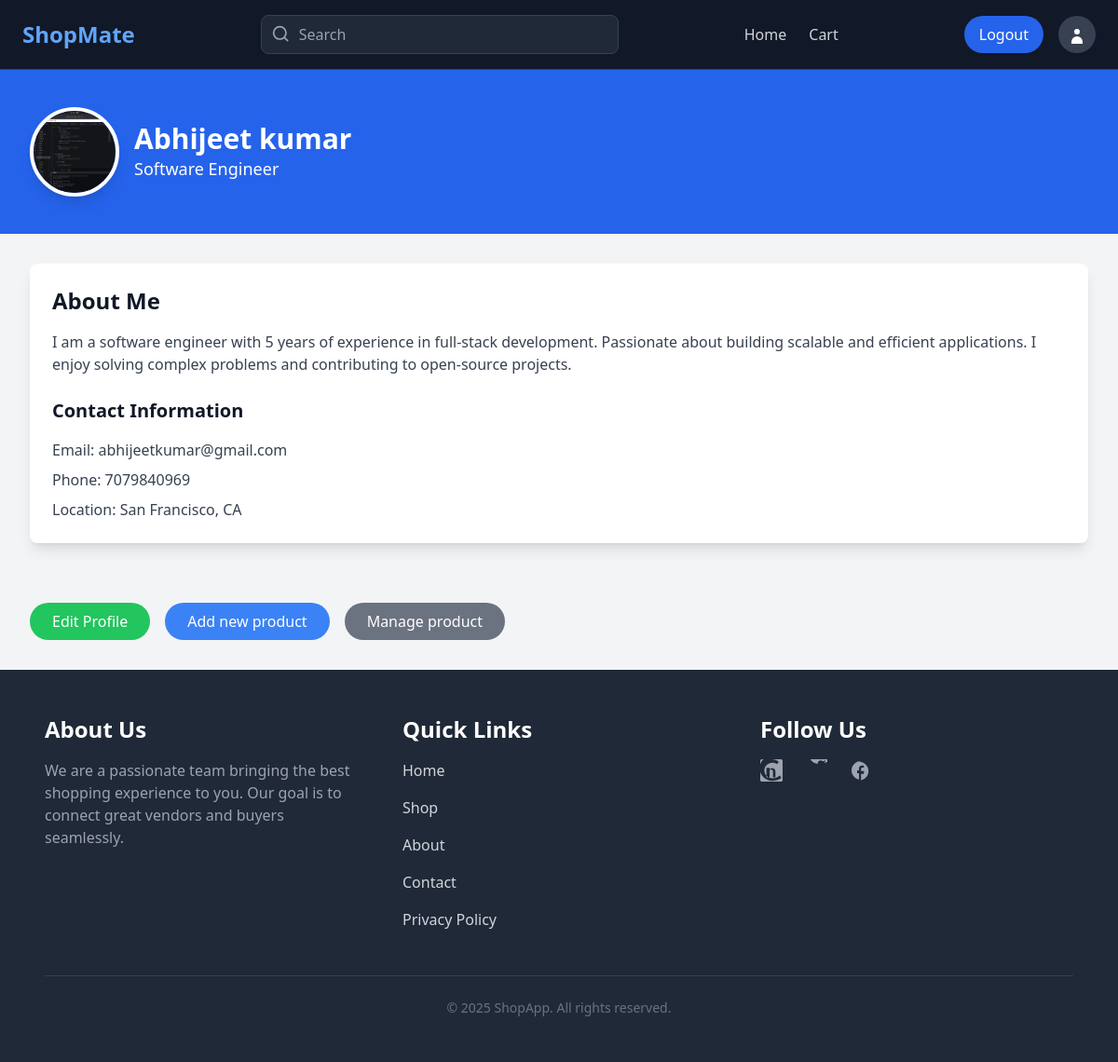
Page /profile_view/ (signed in) on the committed database.
### app/models.py (models this page shows, shortened)
class ProfileModel(models.Model):
    user=models.ForeignKey(User,on_delete=models.CASCADE,related_name='user')
    profile_image=models.ImageField(upload_to='profile')
    first_name=models.CharField(max_length=50)
    last_name=models.CharField(max_length=50)
    phone=models.IntegerField()
    is_vendor=models.BooleanField(default=False)
    created_at=models.DateField(auto_now_add=True)
    update_at=models.DateField(auto_now=True)

### app/views.py (the view)
# urls.py: path('profile_view/',views.ProfilePage.as_view(),name='profile_view'),
class ProfilePage(View,LoginRequiredMixin):
    def get(self,request,*args,**kwargs):
        try:
            profile=ProfileModel.objects.get(user=self.request.user)
            return render(request,'home/profile.html',{'profile':profile})
        except ProfileModel.DoesNotExist:
            raise Http404('page not found ')

### app/templates/home/profile.html
{% extends 'base.html' %}
{% block content  %}
<main class="bg-gray-100">
    <div class="bg-blue-600 text-white py-10">
        <div class="max-w-7xl mx-auto px-4 sm:px-6 lg:px-8">
            <div class="flex items-center space-x-4">
                <img class="w-24 h-24 rounded-full border-4 border-white shadow-lg" src="{{profile.profile_image.url}}" alt="User's Profile Picture">
                <div>
                    <h1 class="text-3xl font-semibold">{{profile.first_name}} {{profile.last_name}} </h1>
                    <p class="text-lg">Software Engineer</p>
                </div>
            </div>
        </div>
    </div>
    <div class="max-w-7xl mx-auto px-4 sm:px-6 lg:px-8 py-8">
        <div class="bg-white shadow-lg rounded-lg p-6">
            <h2 class="text-2xl font-bold text-gray-900">About Me</h2>
            <p class="text-gray-700 mt-4">I am a software engineer with 5 years of experience in full-stack development. Passionate about building scalable and efficient applications. I enjoy solving complex problems and contributing to open-source projects.</p>
            <div class="mt-6">
                <h3 class="text-xl font-semibold text-gray-900">Contact Information</h3>
                <ul class="text-gray-700 mt-4 space-y-2">
                    <li>Email: {{request.user.email}} </li>
                    <li>Phone: {{profile.phone}} </li>
                    <li>Location: San Francisco, CA</li>
                </ul>
            </div>
        </div>
    </div>
    <div class="max-w-7xl mx-auto px-4 sm:px-6 lg:px-8 py-8">
        <div class="flex space-x-4">
            <a href=""  class="bg-green-500 text-white py-2 px-6 rounded-full hover:bg-green-400 transition">Edit Profile</a>
            {% if profile.is_vendor %}
            <a href="{% url 'add_product' %}" class="bg-blue-500 text-white py-2 px-6 rounded-full hover:bg-blue-400 transition"> Add new product </a>
            {% endif %}
            <a href="{% url 'manage_products' %}" class="bg-gray-500 text-white py-2 px-6 rounded-full hover:bg-gray-400 transition">Manage product</a>
        </div>
    </div>
</main>
{% endblock %}

### rows in the picture
ProfileModel: profile_image (picture), first_name "Abhijeet", last_name "kumar", phone "7079840969"

### other values in the picture
{{ request.user.email }} "abhijeetkumar@gmail.com"
